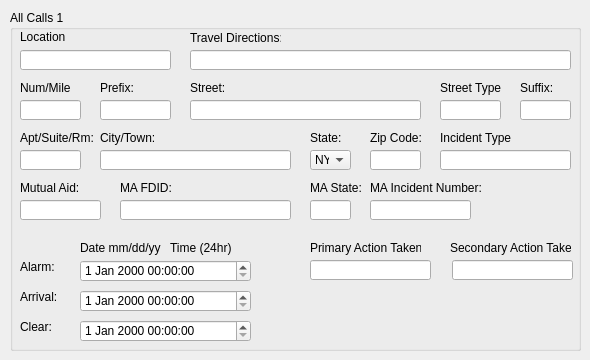
    <widget class="QWidget" name="tab_2">
     <attribute name="title">
      <string>All Calls 1</string>
     </attribute>
     <widget class="QGroupBox" name="groupBox_3">
      <property name="geometry">
       <rect>
        <x>10</x>
        <y>10</y>
        <width>571</width>
        <height>341</height>
       </rect>
      </property>
      <property name="title">
       <string>All Calls 1</string>
      </property>
      <widget class="QLabel" name="label">
       <property name="geometry">
        <rect>
         <x>10</x>
         <y>20</y>
         <width>46</width>
         <height>13</height>
        </rect>
       </property>
       <property name="text">
        <string>Location:</string>
       </property>
      </widget>
      <widget class="QLabel" name="label_2">
       <property name="geometry">
        <rect>
         <x>180</x>
         <y>20</y>
         <width>91</width>
         <height>16</height>
        </rect>
       </property>
       <property name="text">
        <string>Travel Directions:</string>
       </property>
      </widget>
      <widget class="QLabel" name="label_3">
       <property name="geometry">
        <rect>
         <x>10</x>
         <y>70</y>
         <width>51</width>
         <height>16</height>
        </rect>
       </property>
       <property name="text">
        <string>Num/Mile:</string>
       </property>
      </widget>
      <widget class="QLabel" name="label_4">
       <property name="geometry">
        <rect>
         <x>90</x>
         <y>70</y>
         <width>51</width>
         <height>16</height>
        </rect>
       </property>
       <property name="text">
        <string>Prefix:</string>
       </property>
      </widget>
      <widget class="QLabel" name="label_5">
       <property name="geometry">
        <rect>
         <x>180</x>
         <y>70</y>
         <width>51</width>
         <height>16</height>
        </rect>
       </property>
       <property name="text">
        <string>Street:</string>
       </property>
      </widget>
      <widget class="QLabel" name="label_6">
       <property name="geometry">
        <rect>
         <x>430</x>
         <y>70</y>
         <width>61</width>
         <height>16</height>
        </rect>
       </property>
       <property name="text">
        <string>Street Type:</string>
       </property>
      </widget>
      <widget class="QLabel" name="label_7">
       <property name="geometry">
        <rect>
         <x>510</x>
         <y>70</y>
         <width>51</width>
         <height>16</height>
        </rect>
       </property>
       <property name="text">
        <string>Suffix:</string>
       </property>
      </widget>
      <widget class="QLineEdit" name="txtarrayAC1_Location">
       <property name="geometry">
        <rect>
         <x>10</x>
         <y>40</y>
         <width>151</width>
         <height>20</height>
        </rect>
       </property>
      </widget>
      <widget class="QLineEdit" name="txtarrayAC1_TravelDirections">
       <property name="geometry">
        <rect>
         <x>180</x>
         <y>40</y>
         <width>381</width>
         <height>20</height>
        </rect>
       </property>
      </widget>
      <widget class="QLineEdit" name="txtarrayAC1_NumMile">
       <property name="geometry">
        <rect>
         <x>10</x>
         <y>90</y>
         <width>61</width>
         <height>20</height>
        </rect>
       </property>
      </widget>
      <widget class="QLineEdit" name="txtarrayAC1_StreetPrefix">
       <property name="geometry">
        <rect>
         <x>90</x>
         <y>90</y>
         <width>71</width>
         <height>20</height>
        </rect>
       </property>
      </widget>
      <widget class="QLineEdit" name="txtarrayAC1_Street">
       <property name="geometry">
        <rect>
         <x>180</x>
         <y>90</y>
         <width>231</width>
         <height>20</height>
        </rect>
       </property>
      </widget>
      <widget class="QLineEdit" name="txtarrayAC1_StreetType">
       <property name="geometry">
        <rect>
         <x>430</x>
         <y>90</y>
         <width>61</width>
         <height>20</height>
        </rect>
       </property>
      </widget>
      <widget class="QLineEdit" name="txtarrayAC1_StreetSuffix">
       <property name="geometry">
        <rect>
         <x>510</x>
         <y>90</y>
         <width>51</width>
         <height>20</height>
        </rect>
       </property>
      </widget>
      <widget class="QLabel" name="label_8">
       <property name="geometry">
        <rect>
         <x>10</x>
         <y>120</y>
         <width>81</width>
         <height>16</height>
        </rect>
       </property>
       <property name="text">
        <string>Apt/Suite/Rm:</string>
       </property>
      </widget>
      <widget class="QLabel" name="label_9">
       <property name="geometry">
        <rect>
         <x>90</x>
         <y>120</y>
         <width>61</width>
         <height>16</height>
        </rect>
       </property>
       <property name="text">
        <string>City/Town:</string>
       </property>
      </widget>
      <widget class="QLabel" name="label_10">
       <property name="geometry">
        <rect>
         <x>300</x>
         <y>120</y>
         <width>51</width>
         <height>16</height>
        </rect>
       </property>
       <property name="text">
        <string>State:</string>
       </property>
      </widget>
      <widget class="QLabel" name="label_11">
       <property name="geometry">
        <rect>
         <x>360</x>
         <y>120</y>
         <width>51</width>
         <height>16</height>
        </rect>
       </property>
       <property name="text">
        <string>Zip Code:</string>
       </property>
      </widget>
      <widget class="QLabel" name="label_12">
       <property name="geometry">
        <rect>
         <x>430</x>
         <y>120</y>
         <width>71</width>
         <height>16</height>
        </rect>
       </property>
       <property name="text">
        <string>Incident Type:</string>
       </property>
      </widget>
      <widget class="QLineEdit" name="txtarrayAC1_AptSuiteRm">
       <property name="geometry">
        <rect>
         <x>10</x>
         <y>140</y>
         <width>61</width>
         <height>20</height>
        </rect>
       </property>
      </widget>
      <widget class="QLineEdit" name="txtarrayAC1_CityTown">
       <property name="geometry">
        <rect>
         <x>90</x>
         <y>140</y>
         <width>191</width>
         <height>20</height>
        </rect>
       </property>
      </widget>
      <widget class="QLineEdit" name="txtarrayAC1_ZipCode">
       <property name="geometry">
        <rect>
         <x>360</x>
         <y>140</y>
         <width>51</width>
         <height>20</height>
        </rect>
       </property>
      </widget>
      <widget class="QLineEdit" name="txtarrayAC1_IncidentType">
       <property name="geometry">
        <rect>
         <x>430</x>
         <y>140</y>
         <width>131</width>
         <height>20</height>
        </rect>
       </property>
      </widget>
      <widget class="QLabel" name="label_13">
       <property name="geometry">
        <rect>
         <x>360</x>
         <y>170</y>
         <width>111</width>
         <height>16</height>
        </rect>
       </property>
       <property name="text">
        <string>MA Incident Number:</string>
       </property>
      </widget>
      <widget class="QLabel" name="label_14">
       <property name="geometry">
        <rect>
         <x>10</x>
         <y>170</y>
         <width>81</width>
         <height>16</height>
        </rect>
       </property>
       <property name="text">
        <string>Mutual Aid:</string>
       </property>
      </widget>
      <widget class="QLabel" name="label_15">
       <property name="geometry">
        <rect>
         <x>300</x>
         <y>170</y>
         <width>51</width>
         <height>16</height>
        </rect>
       </property>
       <property name="text">
        <string>MA State:</string>
       </property>
      </widget>
      <widget class="QLabel" name="label_16">
       <property name="geometry">
        <rect>
         <x>110</x>
         <y>170</y>
         <width>61</width>
         <height>16</height>
        </rect>
       </property>
       <property name="text">
        <string>MA FDID:</string>
       </property>
      </widget>
      <widget class="QLineEdit" name="txtarrayAC1_MutualAidFDID">
       <property name="geometry">
        <rect>
         <x>110</x>
         <y>190</y>
         <width>171</width>
         <height>20</height>
        </rect>
       </property>
      </widget>
      <widget class="QLineEdit" name="txtarrayAC1_MutualAid">
       <property name="geometry">
        <rect>
         <x>10</x>
         <y>190</y>
         <width>81</width>
         <height>20</height>
        </rect>
       </property>
      </widget>
      <widget class="QLineEdit" name="txtarrayAC1_MutualAidState">
       <property name="geometry">
        <rect>
         <x>300</x>
         <y>190</y>
         <width>41</width>
         <height>20</height>
        </rect>
       </property>
      </widget>
      <widget class="QLineEdit" name="txtarrayAC1_MutualAidIncidentNumber">
       <property name="geometry">
        <rect>
         <x>360</x>
         <y>190</y>
         <width>101</width>
         <height>20</height>
        </rect>
       </property>
      </widget>
      <widget class="QLabel" name="label_17">
       <property name="geometry">
        <rect>
         <x>10</x>
         <y>250</y>
         <width>46</width>
         <height>13</height>
        </rect>
       </property>
       <property name="text">
        <string>Alarm:</string>
       </property>
      </widget>
      <widget class="QLabel" name="label_18">
       <property name="geometry">
        <rect>
         <x>10</x>
         <y>280</y>
         <width>46</width>
         <height>13</height>
        </rect>
       </property>
       <property name="text">
        <string>Arrival:</string>
       </property>
      </widget>
      <widget class="QLabel" name="label_19">
       <property name="geometry">
        <rect>
         <x>10</x>
         <y>310</y>
         <width>46</width>
         <height>13</height>
        </rect>
       </property>
       <property name="text">
        <string>Clear:</string>
       </property>
      </widget>
      <widget class="QLabel" name="label_20">
       <property name="geometry">
        <rect>
         <x>70</x>
         <y>230</y>
         <width>81</width>
         <height>16</height>
        </rect>
       </property>
       <property name="text">
        <string>Date mm/dd/yy:</string>
       </property>
      </widget>
      <widget class="QLabel" name="label_21">
       <property name="geometry">
        <rect>
         <x>160</x>
         <y>230</y>
         <width>61</width>
         <height>16</height>
        </rect>
       </property>
       <property name="text">
        <string>Time (24hr):</string>
       </property>
      </widget>
      <widget class="QLineEdit" name="txtarrayAC1_PrimaryAction">
       <property name="geometry">
        <rect>
         <x>300</x>
         <y>250</y>
         <width>121</width>
         <height>20</height>
        </rect>
       </property>
      </widget>
      <widget class="QLineEdit" name="txtarrayAC1_SecondaryAction">
       <property name="geometry">
        <rect>
         <x>442</x>
         <y>250</y>
         <width>121</width>
         <height>20</height>
        </rect>
       </property>
      </widget>
      <widget class="QLabel" name="label_22">
       <property name="geometry">
        <rect>
         <x>300</x>
         <y>230</y>
         <width>111</width>
         <height>16</height>
        </rect>
       </property>
       <property name="text">
        <string>Primary Action Taken:</string>
       </property>
      </widget>
      <widget class="QLabel" name="label_23">
       <property name="geometry">
        <rect>
         <x>440</x>
         <y>230</y>
         <width>121</width>
         <height>16</height>
        </rect>
       </property>
       <property name="text">
        <string>Secondary Action Taken:</string>
       </property>
      </widget>
      <widget class="QDateTimeEdit" name="txtarrayAC1_Alarm">
       <property name="geometry">
        <rect>
         <x>70</x>
         <y>250</y>
         <width>171</width>
         <height>22</height>
        </rect>
       </property>
      </widget>
      <widget class="QDateTimeEdit" name="txtarrayAC1_Arrival">
       <property name="geometry">
        <rect>
         <x>70</x>
         <y>280</y>
         <width>171</width>
         <height>22</height>
        </rect>
       </property>
      </widget>
      <widget class="QDateTimeEdit" name="txtarrayAC1_Clear">
       <property name="geometry">
        <rect>
         <x>70</x>
         <y>310</y>
         <width>171</width>
         <height>22</height>
        </rect>
       </property>
      </widget>
      <widget class="QComboBox" name="txtarrayAC1_State">
       <property name="geometry">
        <rect>
         <x>300</x>
         <y>140</y>
         <width>41</width>
         <height>20</height>
        </rect>
       </property>
       <property name="editable">
        <bool>false</bool>
       </property>
       <property name="currentIndex">
        <number>32</number>
       </property>
       <item>
        <property name="text">
         <string>AL</string>
        </property>
       </item>
       <item>
        <property name="text">
         <string>AK</string>
        </property>
       </item>
       <item>
        <property name="text">
         <string>AZ</string>
        </property>
       </item>
       <item>
        <property name="text">
         <string>AR</string>
        </property>
       </item>
       <item>
        <property name="text">
         <string>CA</string>
        </property>
       </item>
       <item>
        <property name="text">
         <string>CO</string>
        </property>
       </item>
       <item>
        <property name="text">
         <string>CT</string>
        </property>
       </item>
       <item>
        <property name="text">
         <string>DE</string>
        </property>
       </item>
       <item>
        <property name="text">
         <string>DC</string>
        </property>
       </item>
       <item>
        <property name="text">
         <string>FL</string>
        </property>
       </item>
       <item>
        <property name="text">
         <string>GA</string>
        </property>
       </item>
       <item>
        <property name="text">
         <string>HI</string>
        </property>
       </item>
       <item>
        <property name="text">
         <string>ID</string>
        </property>
       </item>
       <item>
        <property name="text">
         <string>IL</string>
        </property>
       </item>
       <item>
        <property name="text">
         <string>IN</string>
        </property>
       </item>
       <item>
        <property name="text">
         <string>IA</string>
        </property>
       </item>
       <item>
        <property name="text">
         <string>KS</string>
        </property>
       </item>
       <item>
        <property name="text">
         <string>KY</string>
        </property>
       </item>
       <item>
        <property name="text">
         <string>LA</string>
        </property>
       </item>
       <item>
        <property name="text">
         <string>ME</string>
        </property>
       </item>
       <item>
        <property name="text">
         <string>MD</string>
        </property>
       </item>
       <item>
        <property name="text">
         <string>MA</string>
        </property>
       </item>
       <item>
        <property name="text">
         <string>MI</string>
        </property>
       </item>
       <item>
        <property name="text">
         <string>MN</string>
        </property>
       </item>
       <item>
        <property name="text">
         <string>MS</string>
        </property>
       </item>
       <item>
        <property name="text">
         <string>MO</string>
        </property>
       </item>
       <item>
        <property name="text">
         <string>MT</string>
        </property>
       </item>
       <item>
        <property name="text">
         <string>NE</string>
        </property>
       </item>
       <item>
        <property name="text">
         <string>NV</string>
        </property>
       </item>
       <item>
        <property name="text">
         <string>NH</string>
        </property>
       </item>
       <item>
        <property name="text">
         <string>NJ</string>
        </property>
       </item>
       <item>
        <property name="text">
         <string>NM</string>
        </property>
       </item>
       <item>
        <property name="text">
         <string>NY</string>
        </property>
       </item>
       <item>
        <property name="text">
         <string>NC</string>
        </property>
       </item>
       <item>
        <property name="text">
         <string>ND</string>
        </property>
       </item>
       <item>
        <property name="text">
         <string>OH</string>
        </property>
       </item>
       <item>
        <property name="text">
         <string>OK</string>
        </property>
       </item>
       <item>
        <property name="text">
         <string>OR</string>
        </property>
       </item>
       <item>
        <property name="text">
         <string>PA</string>
        </property>
       </item>
       <item>
        <property name="text">
         <string>RI</string>
        </property>
       </item>
       <item>
        <property name="text">
         <string>SC</string>
        </property>
       </item>
       <item>
        <property name="text">
         <string>SD</string>
        </property>
       </item>
       <item>
        <property name="text">
         <string>TN</string>
        </property>
       </item>
       <item>
        <property name="text">
         <string>TX</string>
        </property>
       </item>
       <item>
        <property name="text">
         <string>UT</string>
        </property>
       </item>
       <item>
        <property name="text">
         <string>VT</string>
        </property>
       </item>
       <item>
        <property name="text">
         <string>VA</string>
        </property>
       </item>
       <item>
        <property name="text">
         <string>WA</string>
        </property>
       </item>
       <item>
        <property name="text">
         <string>WV</string>
        </property>
       </item>
       <item>
        <property name="text">
         <string>WI</string>
        </property>
       </item>
       <item>
        <property name="text">
         <string>WY</string>
        </property>
       </item>
      </widget>
     </widget>
    </widget>
